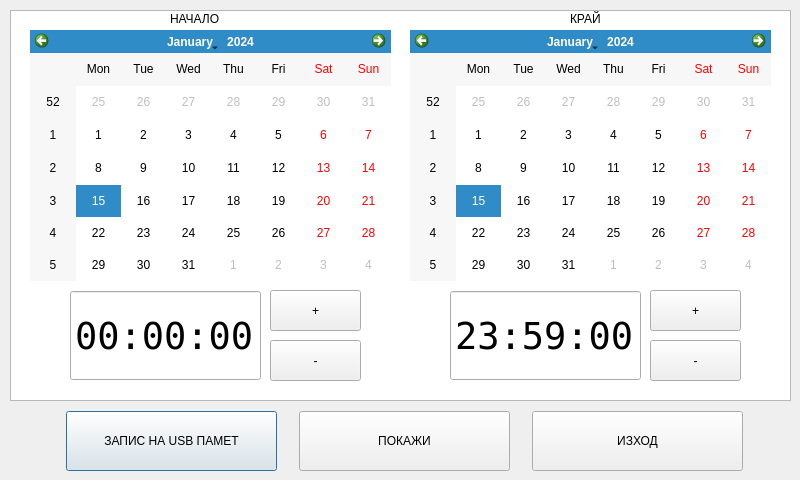
<?xml version="1.0" encoding="UTF-8"?>
<ui version="4.0">
 <class>DialogReport</class>
 <widget class="QDialog" name="DialogReport">
  <property name="geometry">
   <rect>
    <x>0</x>
    <y>0</y>
    <width>800</width>
    <height>480</height>
   </rect>
  </property>
  <property name="minimumSize">
   <size>
    <width>800</width>
    <height>480</height>
   </size>
  </property>
  <property name="maximumSize">
   <size>
    <width>800</width>
    <height>480</height>
   </size>
  </property>
  <property name="windowTitle">
   <string>Dialog</string>
  </property>
  <widget class="QWidget" name="layoutWidget">
   <property name="geometry">
    <rect>
     <x>50</x>
     <y>410</y>
     <width>711</width>
     <height>62</height>
    </rect>
   </property>
   <layout class="QHBoxLayout" name="horizontalLayout">
    <item>
     <widget class="QPushButton" name="btnSave">
      <property name="minimumSize">
       <size>
        <width>211</width>
        <height>60</height>
       </size>
      </property>
      <property name="maximumSize">
       <size>
        <width>211</width>
        <height>60</height>
       </size>
      </property>
      <property name="text">
       <string>ЗАПИС НА USB ПАМЕТ</string>
      </property>
     </widget>
    </item>
    <item>
     <widget class="QPushButton" name="btnShow">
      <property name="minimumSize">
       <size>
        <width>211</width>
        <height>60</height>
       </size>
      </property>
      <property name="maximumSize">
       <size>
        <width>211</width>
        <height>60</height>
       </size>
      </property>
      <property name="text">
       <string>ПОКАЖИ</string>
      </property>
     </widget>
    </item>
    <item>
     <widget class="QPushButton" name="btnExit">
      <property name="minimumSize">
       <size>
        <width>211</width>
        <height>60</height>
       </size>
      </property>
      <property name="maximumSize">
       <size>
        <width>211</width>
        <height>60</height>
       </size>
      </property>
      <property name="text">
       <string>ИЗХОД</string>
      </property>
     </widget>
    </item>
   </layout>
  </widget>
  <widget class="QTextEdit" name="textEdit">
   <property name="geometry">
    <rect>
     <x>10</x>
     <y>10</y>
     <width>781</width>
     <height>391</height>
    </rect>
   </property>
   <property name="textInteractionFlags">
    <set>Qt::TextSelectableByKeyboard|Qt::TextSelectableByMouse</set>
   </property>
  </widget>
  <widget class="QPushButton" name="btnStartTimeUp">
   <property name="geometry">
    <rect>
     <x>270</x>
     <y>290</y>
     <width>91</width>
     <height>41</height>
    </rect>
   </property>
   <property name="text">
    <string>+</string>
   </property>
   <property name="autoRepeat">
    <bool>true</bool>
   </property>
   <property name="autoRepeatDelay">
    <number>600</number>
   </property>
   <property name="autoRepeatInterval">
    <number>300</number>
   </property>
  </widget>
  <widget class="QPushButton" name="btnEndTimeUp">
   <property name="geometry">
    <rect>
     <x>650</x>
     <y>290</y>
     <width>91</width>
     <height>41</height>
    </rect>
   </property>
   <property name="text">
    <string>+</string>
   </property>
   <property name="autoRepeat">
    <bool>true</bool>
   </property>
   <property name="autoRepeatDelay">
    <number>600</number>
   </property>
   <property name="autoRepeatInterval">
    <number>300</number>
   </property>
  </widget>
  <widget class="QCalendarWidget" name="calendarWidgetEnd">
   <property name="geometry">
    <rect>
     <x>410</x>
     <y>30</y>
     <width>361</width>
     <height>251</height>
    </rect>
   </property>
  </widget>
  <widget class="QLabel" name="lblStart">
   <property name="geometry">
    <rect>
     <x>170</x>
     <y>10</y>
     <width>62</width>
     <height>17</height>
    </rect>
   </property>
   <property name="text">
    <string>НАЧАЛО</string>
   </property>
  </widget>
  <widget class="QTimeEdit" name="timeEditEnd">
   <property name="geometry">
    <rect>
     <x>450</x>
     <y>290</y>
     <width>191</width>
     <height>91</height>
    </rect>
   </property>
   <property name="sizePolicy">
    <sizepolicy hsizetype="Minimum" vsizetype="Fixed">
     <horstretch>0</horstretch>
     <verstretch>80</verstretch>
    </sizepolicy>
   </property>
   <property name="minimumSize">
    <size>
     <width>0</width>
     <height>65</height>
    </size>
   </property>
   <property name="font">
    <font>
     <family>Andale Mono</family>
     <pointsize>28</pointsize>
    </font>
   </property>
   <property name="cursor">
    <cursorShape>BlankCursor</cursorShape>
   </property>
   <property name="buttonSymbols">
    <enum>QAbstractSpinBox::NoButtons</enum>
   </property>
   <property name="time">
    <time>
     <hour>23</hour>
     <minute>59</minute>
     <second>0</second>
    </time>
   </property>
  </widget>
  <widget class="QLabel" name="lblEnd">
   <property name="geometry">
    <rect>
     <x>570</x>
     <y>10</y>
     <width>62</width>
     <height>17</height>
    </rect>
   </property>
   <property name="text">
    <string>КРАЙ</string>
   </property>
  </widget>
  <widget class="QPushButton" name="btnEndTimeDown">
   <property name="geometry">
    <rect>
     <x>650</x>
     <y>340</y>
     <width>91</width>
     <height>41</height>
    </rect>
   </property>
   <property name="text">
    <string>-</string>
   </property>
   <property name="autoRepeat">
    <bool>true</bool>
   </property>
   <property name="autoRepeatDelay">
    <number>600</number>
   </property>
   <property name="autoRepeatInterval">
    <number>300</number>
   </property>
  </widget>
  <widget class="QTimeEdit" name="timeEditStart">
   <property name="geometry">
    <rect>
     <x>70</x>
     <y>290</y>
     <width>191</width>
     <height>91</height>
    </rect>
   </property>
   <property name="sizePolicy">
    <sizepolicy hsizetype="Minimum" vsizetype="Fixed">
     <horstretch>0</horstretch>
     <verstretch>80</verstretch>
    </sizepolicy>
   </property>
   <property name="minimumSize">
    <size>
     <width>0</width>
     <height>65</height>
    </size>
   </property>
   <property name="font">
    <font>
     <family>Andale Mono</family>
     <pointsize>28</pointsize>
    </font>
   </property>
   <property name="cursor">
    <cursorShape>BlankCursor</cursorShape>
   </property>
   <property name="buttonSymbols">
    <enum>QAbstractSpinBox::NoButtons</enum>
   </property>
  </widget>
  <widget class="QPushButton" name="btnStartTimeDown">
   <property name="geometry">
    <rect>
     <x>270</x>
     <y>340</y>
     <width>91</width>
     <height>41</height>
    </rect>
   </property>
   <property name="text">
    <string>-</string>
   </property>
   <property name="autoRepeat">
    <bool>true</bool>
   </property>
   <property name="autoRepeatDelay">
    <number>600</number>
   </property>
   <property name="autoRepeatInterval">
    <number>300</number>
   </property>
  </widget>
  <widget class="QCalendarWidget" name="calendarWidgetStart">
   <property name="geometry">
    <rect>
     <x>30</x>
     <y>30</y>
     <width>361</width>
     <height>251</height>
    </rect>
   </property>
  </widget>
 </widget>
 <resources/>
 <connections/>
</ui>
